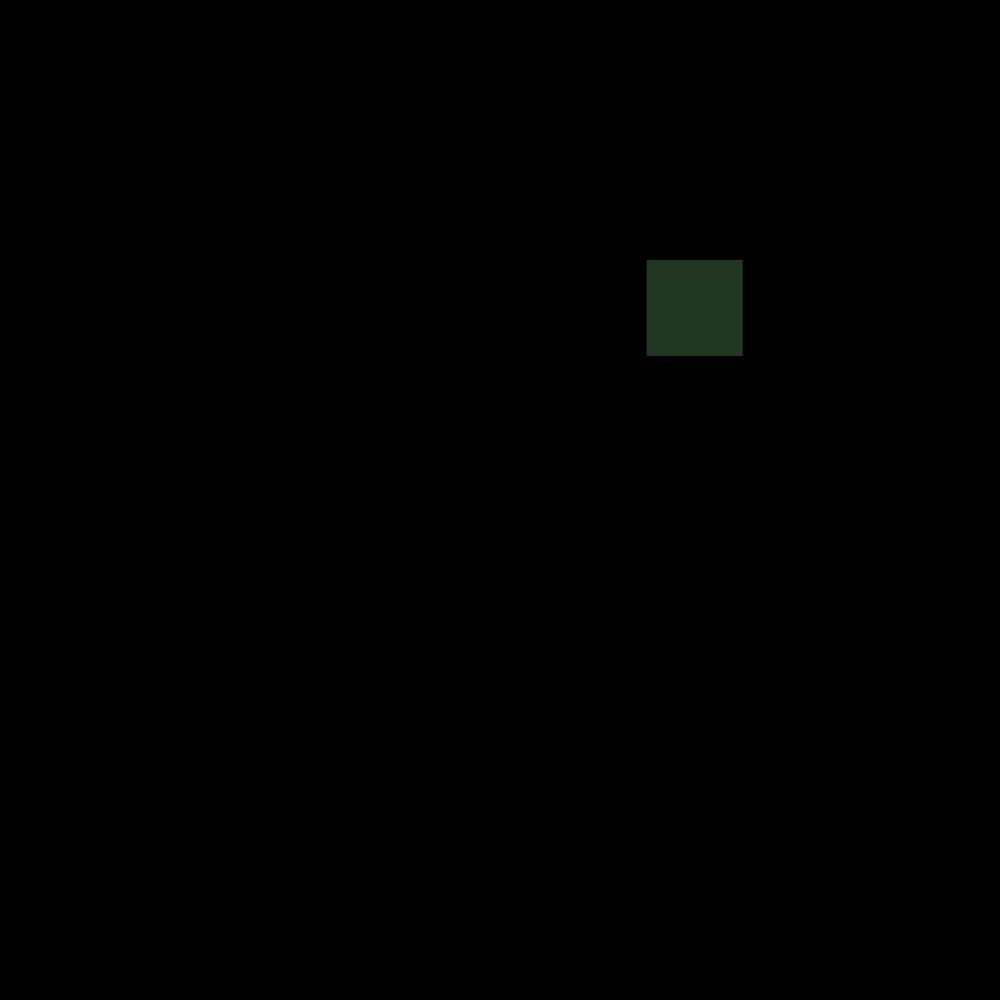
Frame 1 (no input)
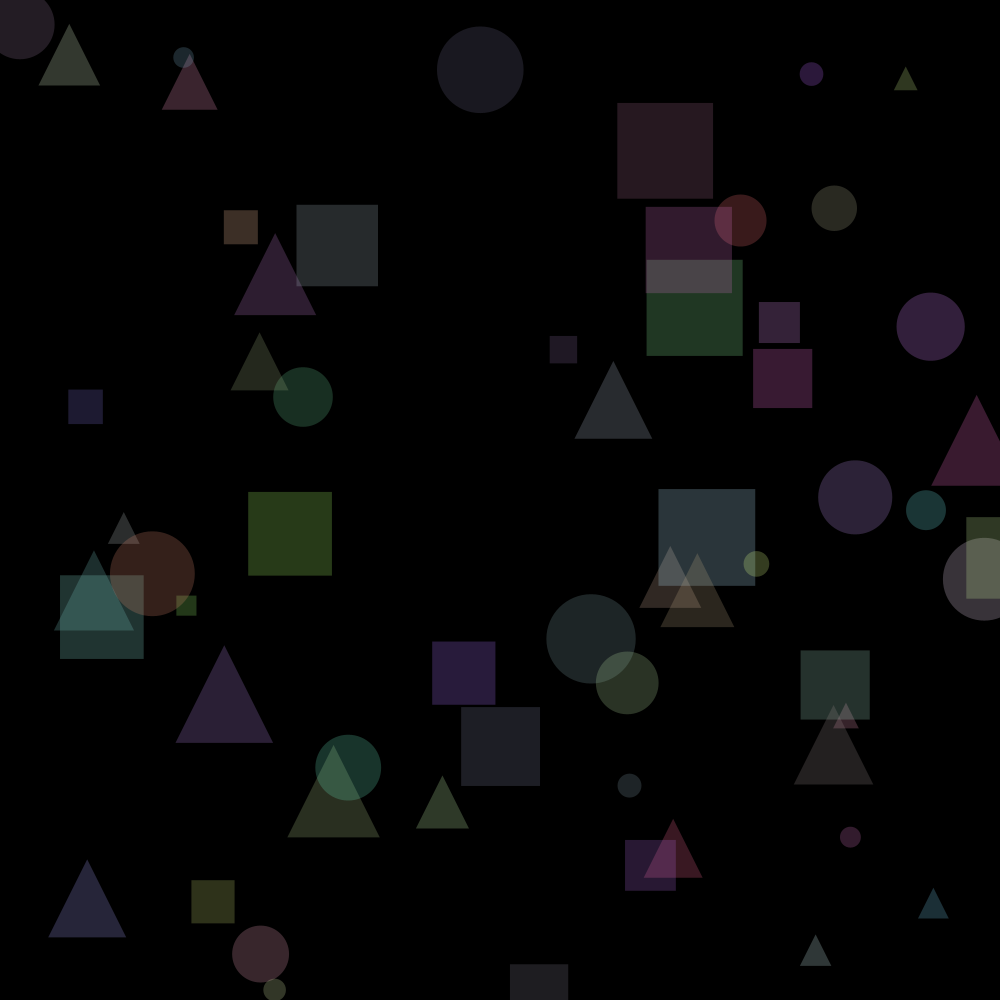
Frame 60 (the mouse pressed at the canvas centre just before this capture)
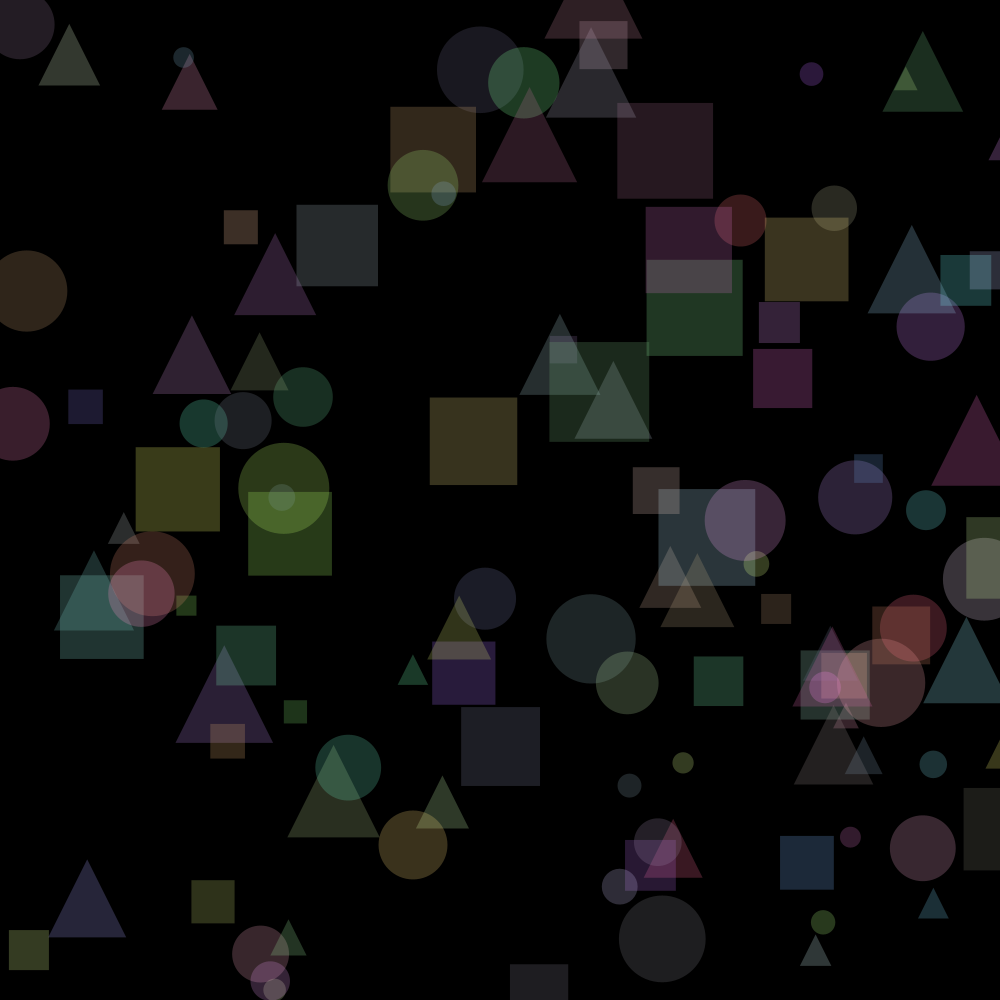
Frame 120 (the mouse held since frame 60 and released just before this capture)

The Processing sketch that drew these frames (run headless with seeded random() and noise(); from frame 60 on, the mouse is pressed at the canvas centre):

// Processing sketch: bono_5_5
// ── bono_5_5.pde
void setup() {
  size(1000, 1000);
  background(0); // fondo negro
  noStroke();
  frameRate(30);
}

void draw() {
  // Generar valores aleatorios
  float x = random(width);
  float y = random(height);
  float tam = random(20, 100);

  // Color aleatorio con opacidad
  fill(random(100, 255), random(100, 255), random(100, 255), 60);

  // Elegir forma aleatoria
  int forma = int(random(3));

  if (forma == 0) {
    ellipse(x, y, tam, tam); // círculo
  } else if (forma == 1) {
    rect(x, y, tam, tam); // cuadrado
  } else if (forma == 2) {
    triangle(x, y, x + tam, y, x + tam / 2, y - tam); // triángulo
  }
}
